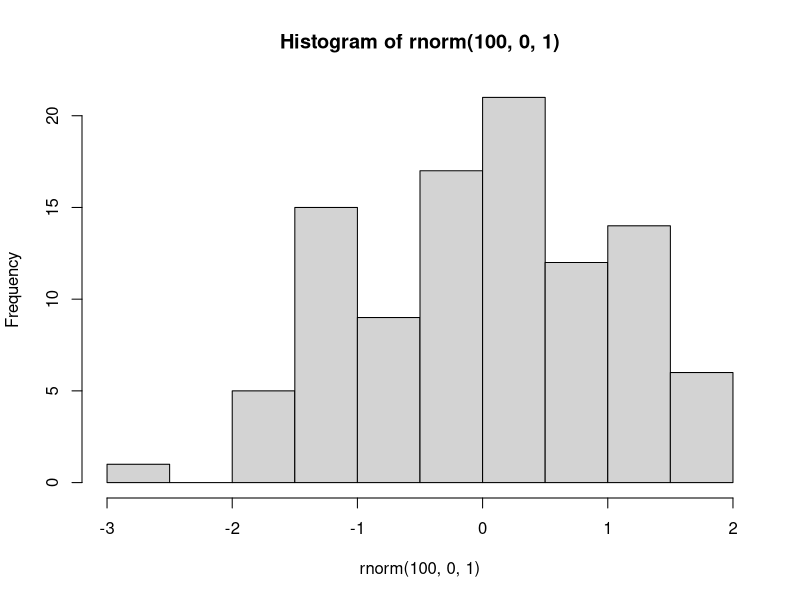

Reproduce this figure in R.
## ---- chunk 1
hist(rnorm(100,0,1))
